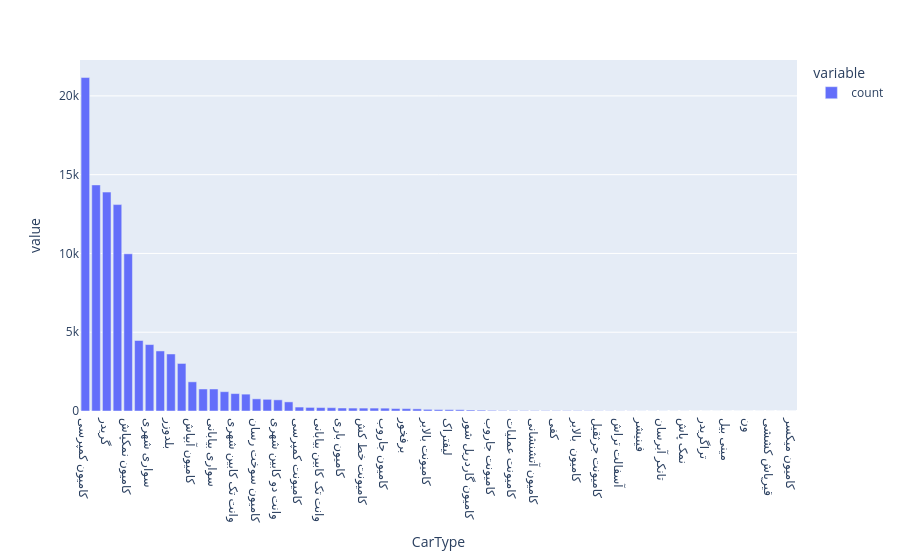

The notebook cell saved with this chart:
### Code cell
px.bar(merged_tamirat_price_bank['CarType'].value_counts())

### Figure 1 — Plotly figure (JSON) as saved in the notebook; plotly's stock layout.template omitted (floating-point values rounded to 4 significant figures)
{"data": [{"alignmentgroup": "True", "hovertemplate": "variable=count<br>CarType=%{x}<br>value=%{y}<extra></extra>", "legendgroup": "count", "marker": {"color": "#636efa", "pattern": {"shape": ""}}, "name": "count", "offsetgroup": "count", "orientation": "v", "showlegend": true, "textposition": "auto", "type": "bar", "x": ["کامیون کمپرسی", "وانت دوکابین بیابانی", "گریدر", "لودر", "کامیون نمکپاش", "کامیون کشنده", "سواری شهری", "کامیونت", "بلدوزر", "کامیون برفروب", "کامیون آبپاش", "غلتک ویبره", "سواری بیابانی", "کامیون جرثقیل", "وانت تک کابین شهری", "بیل مکانیکی", "کامیون سوخت رسان", "کامیونت باری", "وانت دو کابین شهری", "کامیون فلاسک آسفالت", "کامیونت کمپرسی", "بیل بکهو", "وانت تک کابین بیابانی", "کامیون قیرپاش", "کامیون باری", "کامیون کفی", "کامیونت خط کش", "کمرشکن", "کامیون جاروب", "کامیون بالابر", "برفخور", "مینی لودر", "کامیونت بالابر", "تراکتور", "لیفتراک", "کامیونت سوخت رسان", "کامیون گاردریل شور", "مینی بوس", "کامیونت جاروب", "کامیون سرویس سیار", "کامیونت عملیات", "غلتک چرخ آهنی", "کامیون آتشنشانی", "کامیون آب نمک پاش", "کفی", "غلتک چرخ لاستیکی", "کامیون  بالابر", "کمپرسور", "کامیونت جرثقیل", "کامیون خط کش", "آسفالت تراش", "کامیونت آتشنشانی", "فینیشر", "وانت آتشنشانی", "تانکر آبرسان", "غلطک دستی", "نمک پاش", "غلتک پاچه بزی", "تراگریدر", "کامیونت تانکر آّب", "مینی بیل", "موتور جوش", "ون", "سنگ شکن", "قیرپاش کششی", "تریلر حمل قیر", "کامیون میکسر"], "xaxis": "x", "y": [21164, 14349, 13894, 13101, 9978, 4475, 4216, 3812, 3619, 3018, 1852, 1397, 1397, 1226, 1105, 1070, 772, 742, 709, 579, 250, 228, 217, 211, 190, 186, 185, 185, 181, 156, 152, 136, 105, 90, 86, 82, 62, 54, 40, 30, 29, 25, 25, 22, 21, 20, 20, 15, 12, 11, 9, 7, 5, 5, 5, 4, 4, 2, 2, 2, 2, 2, 2, 1, 1, 1, 1], "yaxis": "y"}], "layout": {"barmode": "relative", "legend": {"title": {"text": "variable"}, "tracegroupgap": 0}, "margin": {"t": 60}, "xaxis": {"anchor": "y", "domain": [0, 1], "title": {"text": "CarType"}}, "yaxis": {"anchor": "x", "domain": [0, 1], "title": {"text": "value"}}}}
